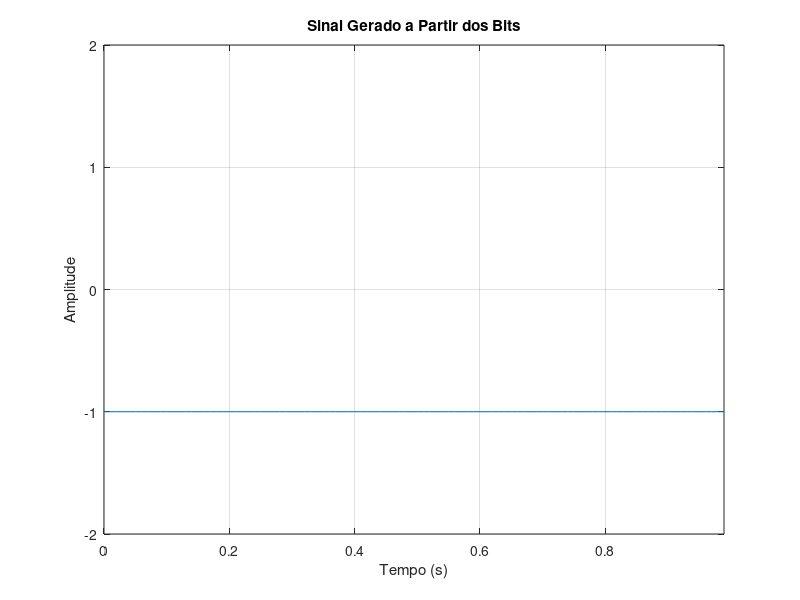

The MATLAB script that drew this image:
close all
clear all

Fs = 100; % Frequência de amostragem
a = input('Digite o array de bits entre colchetes (exemplo: [1 0 1 1 0]): ');
y = []; % Inicializa o array de saída

bitA = ones(1, Fs);  % Definição de bitA
bitB = -ones(1, Fs); % Definição de bitB

% Concatenação de bitA e bitB baseado nos valores de 'a'
for i = 1:length(a)
    if a(i) == 1
        y = [y, bitA]; % Concatena bitA em y
    else
        y = [y, bitB]; % Concatena bitB em y
    end
end

% Gera o vetor de tempo 't' com o mesmo tamanho de 'y'
t = ((0:length(y)-1)/Fs);

% Plota o sinal
figure
plot(t, y) % Ajusta o eixo de tempo para o tamanho de y
xlabel('Tempo (s)');
ylabel('Amplitude');
axis([0 max(t) -2 2]) % Define os limites do gráfico
title('Sinal Gerado a Partir dos Bits')
grid